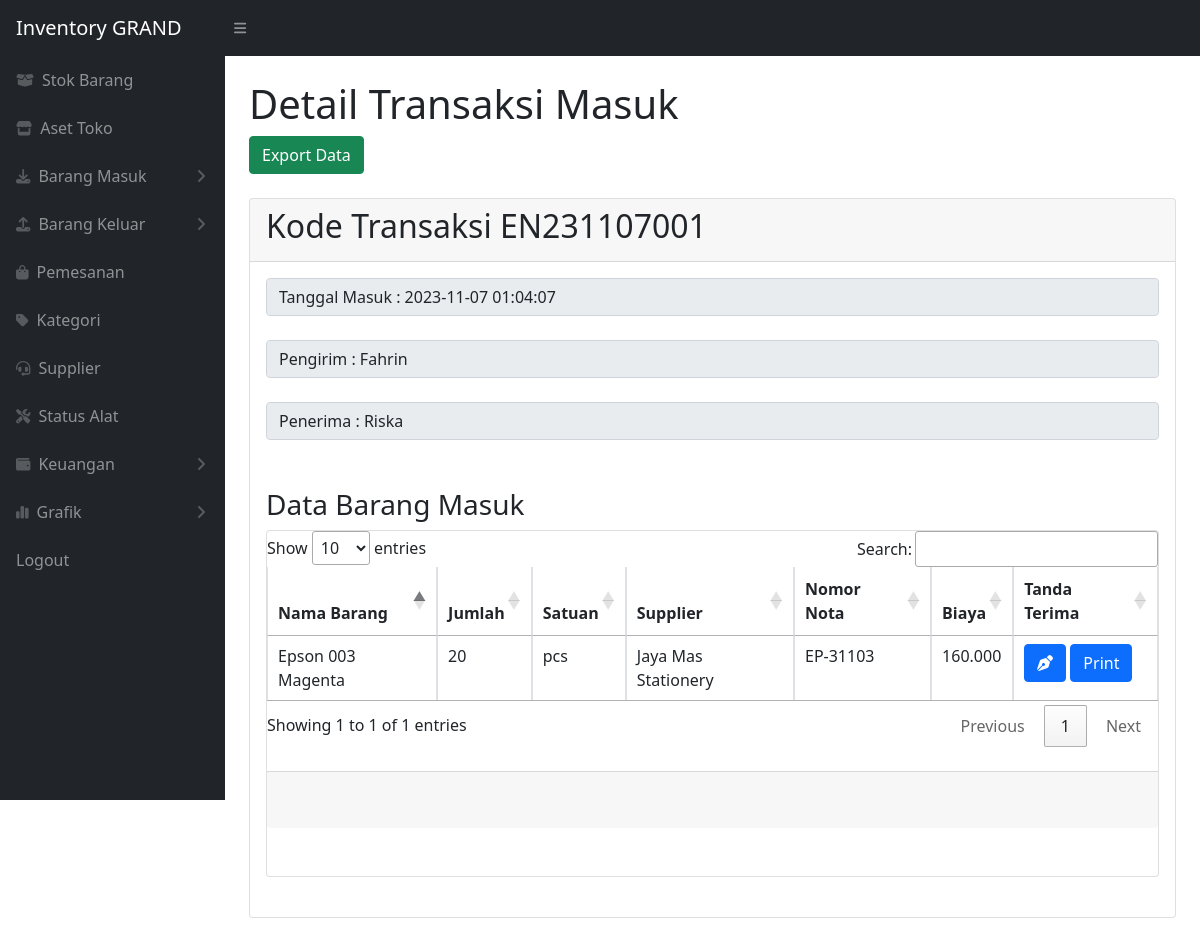
The app's page /detailtransaksimasuk.php?id=6 (signed in) with its own data.
### tables this page shows
CREATE TABLE `transaksimasuk` (
  `idtransaksi` int(11) NOT NULL,
  `kodetransaksi` char(15) NOT NULL,
  `tanggal` timestamp NOT NULL DEFAULT current_timestamp() ON UPDATE current_timestamp(),
  `pengirim` varchar(100) NOT NULL,
  `penerima` varchar(100) NOT NULL,
  `jumlah` int(11) NOT NULL
);

CREATE TABLE `masuk` (
  `idmasuk` int(11) NOT NULL,
  `idtransaksi` int(11) NOT NULL,
  `idbarang` int(11) NOT NULL,
  `tanggal` timestamp NOT NULL DEFAULT current_timestamp(),
  `qty` int(11) NOT NULL,
  `idsupplier` int(11) NOT NULL,
  `nota` varchar(20) NOT NULL,
  `satuan` varchar(4) NOT NULL,
  `hargamasuk` decimal(10,0) NOT NULL
);

CREATE TABLE `stok` (
  `idbarang` int(11) NOT NULL,
  `namabarang` varchar(100) NOT NULL,
  `kategori` varchar(75) NOT NULL,
  `stok` int(11) NOT NULL,
  `image` varchar(99) DEFAULT NULL,
  `satuan` varchar(15) NOT NULL,
  `harga` decimal(10,0) NOT NULL
);

CREATE TABLE `supplier` (
  `idsupplier` int(11) NOT NULL,
  `namasupplier` varchar(150) NOT NULL,
  `kategorisupplier` varchar(75) NOT NULL,
  `nomorsupplier` varchar(50) NOT NULL,
  `alamat` varchar(150) NOT NULL
);

### detailtransaksimasuk.php (the view, shortened to what this page needs)
<?php
require 'function.php';
$idtransaksi = $_GET['id'];
$get = mysqli_query($conn, "select * from transaksimasuk where idtransaksi='$idtransaksi'");
$fetch = mysqli_fetch_assoc($get);
$tanggal = $fetch['tanggal'];
$kodetransaksi = $fetch['kodetransaksi'];
$pengirim = $fetch['pengirim'];
$penerima = $fetch['penerima'];
?>
<!DOCTYPE html>
<html lang="en">
<head>
    <link href="https://cdn.datatables.net/1.13.2/css/jquery.dataTables.min.css" rel="stylesheet" />
    <link href="css/styles.css" rel="stylesheet" />
</head>
<body class="sb-nav-fixed">
    <?php include "components/nav.php" ?>
    <div id="layoutSidenav">
        <?php include "components/sidebar.php" ?>
        <div id="layoutSidenav_content">
            <main>
                <div class="container-fluid px-4">
                    <h1 class="mt-4">Detail Transaksi Masuk</h1>
                    <a href="exportdetailtransaksimasuk.php?id=<?= $idtransaksi; ?>" class="btn btn-success">Export Data</a>
                    <div class="card mb-4 mt-4">
                        <div class="card-header">
                            <h2>Kode Transaksi <?= $kodetransaksi; ?></h2>
                        </div>
                        <div class="card-body">
                            <input type="text" name="tanggal" value="Tanggal Masuk : <?php echo $tanggal; ?>" class="form-control" disabled>
                            <br>
                            <input type="text" name="pengirim" value="Pengirim : <?php echo $pengirim; ?>" class="form-control" disabled>
                            <br>
                            <input type="text" name="penerima" value="Penerima : <?php echo $penerima; ?>" class="form-control" disabled>
                            <br></br>
                            <h3>Data Barang Masuk</h3>
                            <div class="card mb-4">
                                <div class="table-responsive">
                                    <table class="table table-bordered" id="dataTable" width="100%" cellspacing="0">
                                        <thead>
                                            <tr>
                                                <th>Nama Barang</th>
                                                <th>Jumlah</th>
                                                <th>Satuan</th>
                                                <th>Supplier</th>
                                                <th>Nomor Nota</th>
                                                <th>Biaya</th>
                                                <th>Tanda Terima</th>
                                            </tr>
                                        </thead>
                                        <tbody>
                                            <?php
                                            $query = "select * from masuk m join stok s on s.idbarang = m.idbarang join supplier su on su.idsupplier = m.idsupplier where m.idtransaksi='$idtransaksi'";
                                            $ambildatamasuk = mysqli_query($conn, $query);
                                            while ($data = mysqli_fetch_array($ambildatamasuk)) {
                                                $satuan = $data['satuan'];
                                                $namabarang = $data['namabarang'];
                                                $qty = $data['qty'];
                                                $ids = $data['idsupplier'];
                                                $namasupplier = $data['namasupplier'];
                                                $nota = $data['nota'];
                                                $harga = $data['hargamasuk'];
                                                $format_harga = number_format($harga, 0, ',', '.');
                                            ?>
                                                <tr>
                                                    <td><?= $namabarang; ?></td>
                                                    <td><?= $qty; ?></td>
                                                    <td><?= $satuan; ?></td>
                                                    <td><?= $namasupplier; ?></td>
                                                    <td><?= $nota; ?></td>
                                                    <td><?= $format_harga; ?></td>
                                                    <td>
                                                        <button type="button" class="btn btn-primary" data-bs-toggle="modal" data-bs-target="#terimamodal<?= $ids; ?>">
                                                            <i class="fas fa-pen-nib"></i>
                                                        </button>
                                                        <button type="button" class="btn btn-primary" onclick="printModalContent('terimamodal<?= $ids; ?>')">Print</button>
                                                    </td>
                                                </tr>
                                </div>
                            </div>
                        <?php
                                            };
                        ?>
                        <br>
                        <div class="card-footer">
                            <br>
                        </div>
                        </div>
                        <br></br>
                    </div>
                </div>
        </div>
    </div>
</body>
</html>

### records on screen
transaksimasuk: kodetransaksi "EN231107001", tanggal "Tanggal Masuk : 2023-11-07 01:04:07", pengirim "Pengirim : Fahrin", penerima "Penerima : Riska"
masuk: idbarang.namabarang "Epson 003 Magenta", qty "20", idbarang.satuan "pcs", idsupplier.namasupplier "Jaya Mas Stationery", nota "EP-31103", hargamasuk "160.000"
